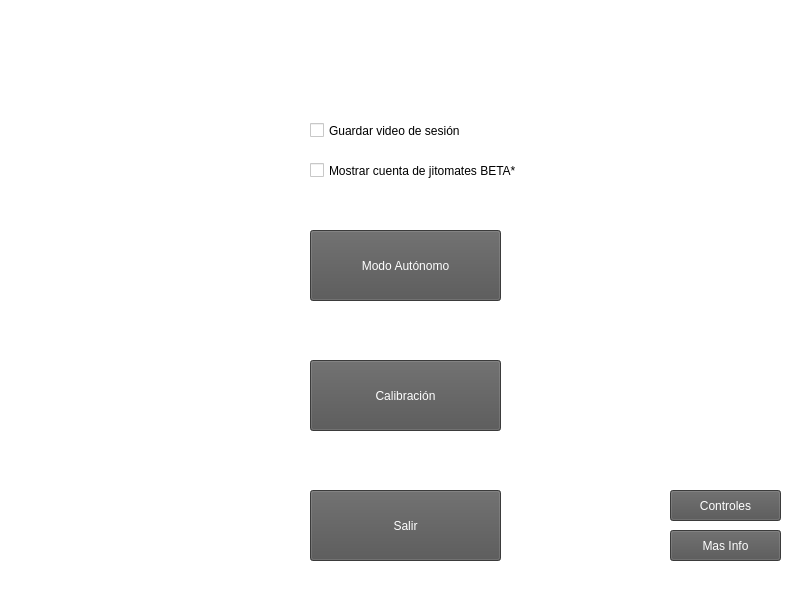
<?xml version="1.0" encoding="UTF-8"?>
<ui version="4.0">
 <class>MainWindow</class>
 <widget class="QMainWindow" name="MainWindow">
  <property name="geometry">
   <rect>
    <x>0</x>
    <y>0</y>
    <width>800</width>
    <height>600</height>
   </rect>
  </property>
  <property name="windowTitle">
   <string>Drone-X Dashboard</string>
  </property>
  <property name="styleSheet">
   <string notr="true">background-color: rgb(255, 255, 255);</string>
  </property>
  <widget class="QWidget" name="centralwidget">
   <widget class="QLabel" name="logo">
    <property name="geometry">
     <rect>
      <x>280</x>
      <y>-10</y>
      <width>261</width>
      <height>101</height>
     </rect>
    </property>
    <property name="text">
     <string/>
    </property>
    <property name="pixmap">
     <pixmap>../Resources/Super logo.png</pixmap>
    </property>
    <property name="scaledContents">
     <bool>true</bool>
    </property>
   </widget>
   <widget class="QPushButton" name="autonomous_button">
    <property name="geometry">
     <rect>
      <x>310</x>
      <y>230</y>
      <width>191</width>
      <height>71</height>
     </rect>
    </property>
    <property name="statusTip">
     <string>Entrar en vuelo autónomo que seguira el objeto a detectar</string>
    </property>
    <property name="styleSheet">
     <string notr="true">background-color: rgb(83, 83, 83);
color: rgb(255, 255, 255);
font: 12pt &quot;Impact&quot;;</string>
    </property>
    <property name="text">
     <string>Modo Autónomo</string>
    </property>
   </widget>
   <widget class="QPushButton" name="calib_button">
    <property name="geometry">
     <rect>
      <x>310</x>
      <y>360</y>
      <width>191</width>
      <height>71</height>
     </rect>
    </property>
    <property name="statusTip">
     <string>Entrar en modo de calibración para ajustar valores a detectar objeto deseado</string>
    </property>
    <property name="styleSheet">
     <string notr="true">background-color: rgb(83, 83, 83);
color: rgb(255, 255, 255);
font: 12pt &quot;Impact&quot;;</string>
    </property>
    <property name="text">
     <string>Calibración</string>
    </property>
   </widget>
   <widget class="QPushButton" name="exit_button">
    <property name="geometry">
     <rect>
      <x>310</x>
      <y>490</y>
      <width>191</width>
      <height>71</height>
     </rect>
    </property>
    <property name="statusTip">
     <string>Salir del programa</string>
    </property>
    <property name="styleSheet">
     <string notr="true">background-color: rgb(83, 83, 83);
color: rgb(255, 255, 255);
font: 12pt &quot;Impact&quot;;</string>
    </property>
    <property name="text">
     <string>Salir</string>
    </property>
   </widget>
   <widget class="QPushButton" name="about_button">
    <property name="geometry">
     <rect>
      <x>670</x>
      <y>530</y>
      <width>111</width>
      <height>31</height>
     </rect>
    </property>
    <property name="statusTip">
     <string>Documentación del programa</string>
    </property>
    <property name="styleSheet">
     <string notr="true">background-color: rgb(83, 83, 83);
color: rgb(255, 255, 255);
font: 8pt &quot;Impact&quot;;</string>
    </property>
    <property name="text">
     <string>Mas Info</string>
    </property>
   </widget>
   <widget class="QCheckBox" name="checkBox">
    <property name="geometry">
     <rect>
      <x>310</x>
      <y>120</y>
      <width>211</width>
      <height>21</height>
     </rect>
    </property>
    <property name="styleSheet">
     <string notr="true">font: 10pt &quot;Impact&quot;;</string>
    </property>
    <property name="text">
     <string>Guardar video de sesión</string>
    </property>
   </widget>
   <widget class="QCheckBox" name="checkBox_2">
    <property name="geometry">
     <rect>
      <x>310</x>
      <y>160</y>
      <width>271</width>
      <height>21</height>
     </rect>
    </property>
    <property name="styleSheet">
     <string notr="true">font: 10pt &quot;Impact&quot;;</string>
    </property>
    <property name="text">
     <string>Mostrar cuenta de jitomates BETA*</string>
    </property>
   </widget>
   <widget class="QPushButton" name="controls_button">
    <property name="geometry">
     <rect>
      <x>670</x>
      <y>490</y>
      <width>111</width>
      <height>31</height>
     </rect>
    </property>
    <property name="statusTip">
     <string>Controles manuales del dron</string>
    </property>
    <property name="styleSheet">
     <string notr="true">background-color: rgb(83, 83, 83);
color: rgb(255, 255, 255);
font: 8pt &quot;Impact&quot;;</string>
    </property>
    <property name="text">
     <string>Controles</string>
    </property>
   </widget>
  </widget>
  <widget class="QMenuBar" name="menubar">
   <property name="geometry">
    <rect>
     <x>0</x>
     <y>0</y>
     <width>800</width>
     <height>25</height>
    </rect>
   </property>
  </widget>
  <widget class="QStatusBar" name="statusbar"/>
 </widget>
 <resources/>
 <connections/>
</ui>
